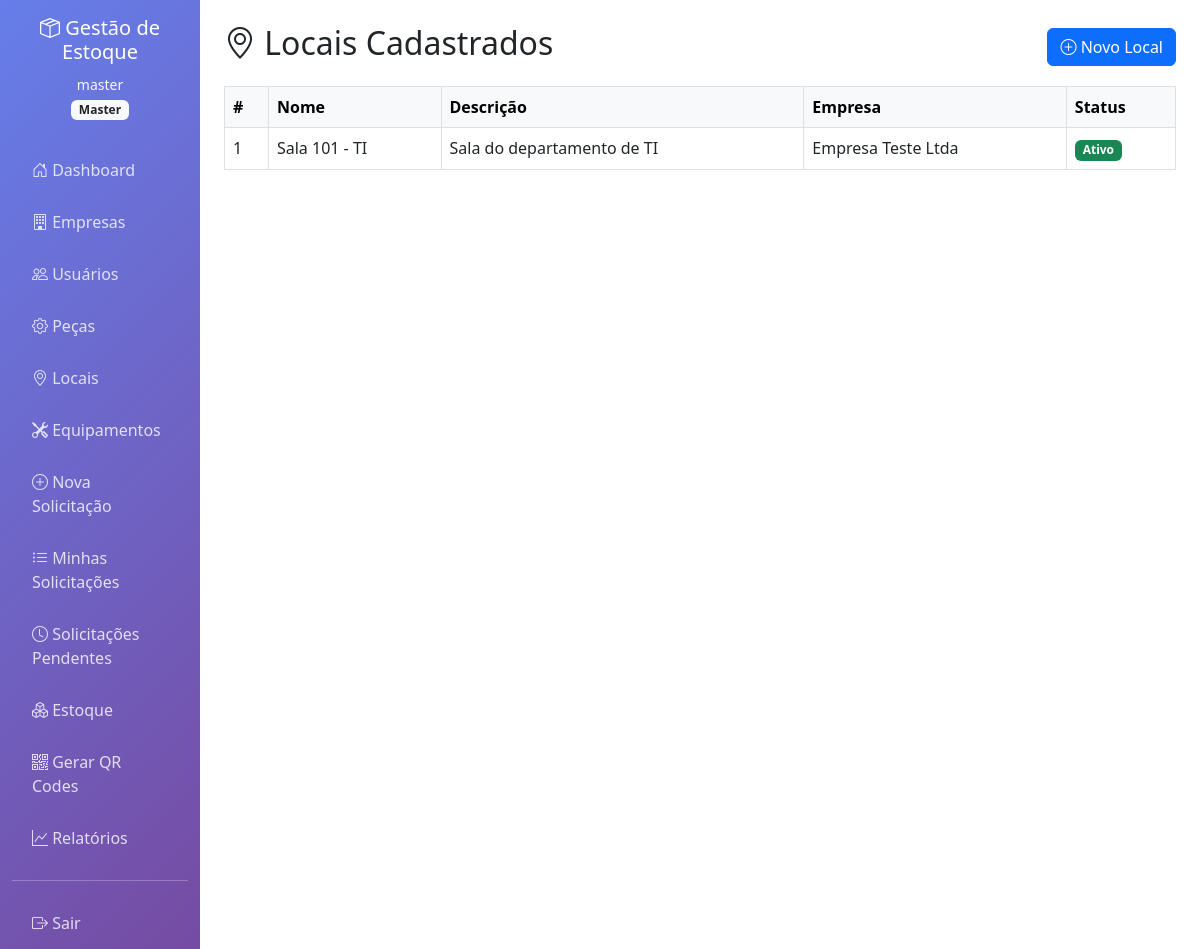
The page /locations (signed in) on the database as committed earlier.
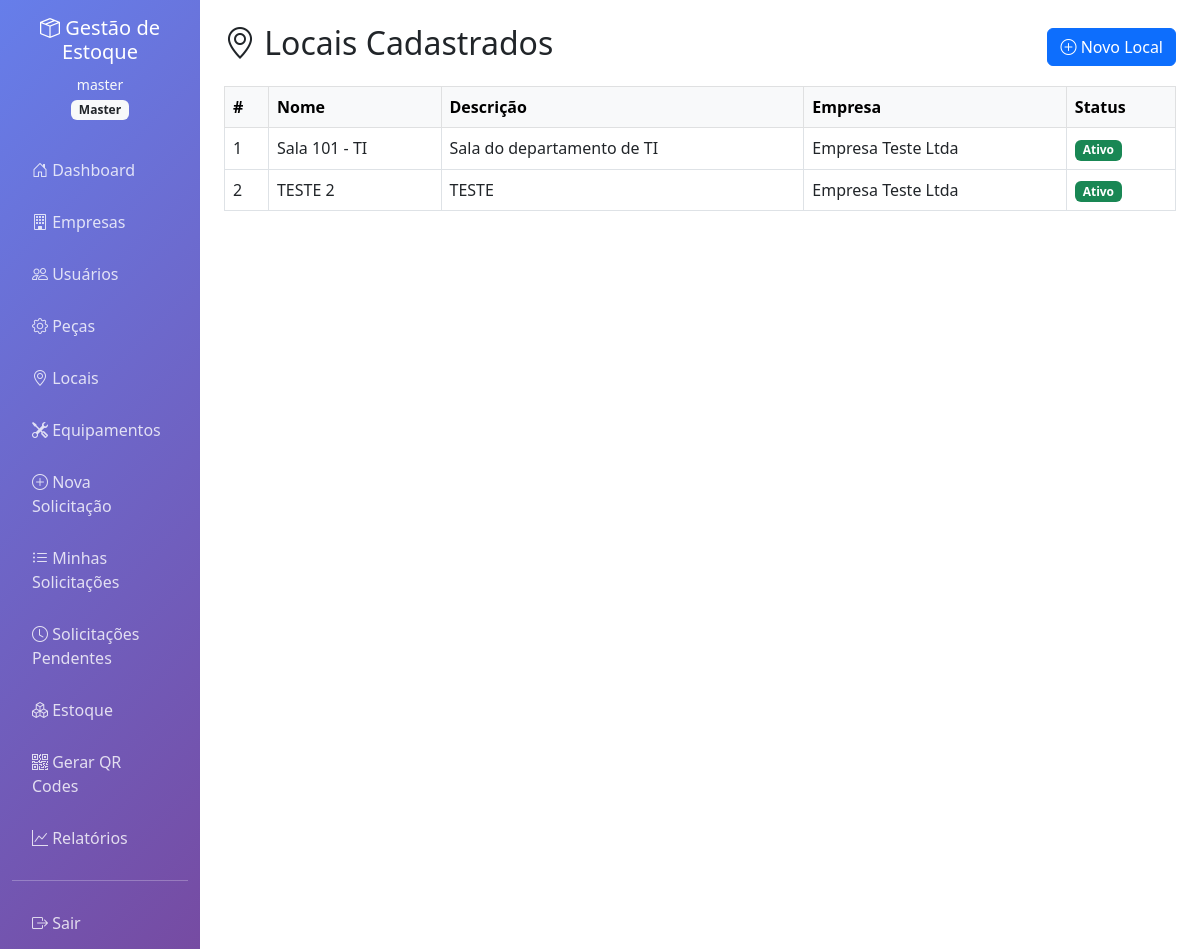
The same page on the database as committed later.
### app.py (models this page shows)
class Location(db.Model):
    id = db.Column(db.Integer, primary_key=True)
    name = db.Column(db.String(100), nullable=False)
    description = db.Column(db.Text)
    company_id = db.Column(db.Integer, db.ForeignKey('company.id'), nullable=False)
    is_active = db.Column(db.Boolean, default=True)
    company = db.relationship('Company', backref='locations')

class Company(db.Model):
    id = db.Column(db.Integer, primary_key=True)
    name = db.Column(db.String(100), nullable=False)
    cnpj = db.Column(db.String(20), unique=True)
    address = db.Column(db.Text)
    contact_email = db.Column(db.String(120))
    is_active = db.Column(db.Boolean, default=True)
    created_at = db.Column(db.DateTime, default=datetime.utcnow)

### app.py (the view)
@app.route('/locations')
@login_required
@role_required('master', 'admin')
def manage_locations():
    if current_user.role == 'master':
        locations = Location.query.filter_by(is_active=True).all()
    else:
        locations = Location.query.filter_by(company_id=current_user.company_id, is_active=True).all()
    return render_template('locations.html', locations=locations)

### app.py (called while the page is built)
@app.context_processor
def inject_now():
    return {'now': datetime.utcnow()}

def role_required(*roles):
    def decorator(f):
        @wraps(f)
        def decorated_function(*args, **kwargs):
            if not current_user.is_authenticated or current_user.role not in roles:
                flash('Acesso negado. Você não tem permissão para acessar esta página.', 'error')
                return redirect(url_for('dashboard'))
            return f(*args, **kwargs)
        return decorated_function
    return decorator

@login_manager.user_loader
def load_user(user_id):
    return User.query.get(int(user_id))

### templates/locations.html (shortened to what this page needs)
{% extends 'base.html' %}
{% block content %}
<div class="d-flex justify-content-between align-items-center mt-4 mb-3">
    <h2><i class="bi bi-geo-alt"></i> Locais Cadastrados</h2>
    <a href="{{ url_for('new_location') }}" class="btn btn-primary">
        <i class="bi bi-plus-circle"></i> Novo Local
    </a>
</div>
{% if locations %}
<div class="table-responsive">
    <table class="table table-hover table-bordered align-middle">
        <thead class="table-light">
            <tr>
                <th>#</th>
                <th>Nome</th>
                <th>Descrição</th>
                {% if current_user.role == 'master' %}
                <th>Empresa</th>
                {% endif %}
                <th>Status</th>
            </tr>
        </thead>
        <tbody>
            {% for location in locations %}
            <tr>
                <td>{{ location.id }}</td>
                <td>{{ location.name }}</td>
                <td>{{ location.description or '-' }}</td>
                {% if current_user.role == 'master' %}
                <td>{{ location.company.name }}</td>
                {% endif %}
                <td>
                    {% if location.is_active %}
                    <span class="badge bg-success">Ativo</span>
                    {% else %}
                    <span class="badge bg-danger">Inativo</span>
                    {% endif %}
                </td>
            </tr>
            {% endfor %}
        </tbody>
    </table>
</div>
{% else %}
<div class="alert alert-info">
    Nenhum local cadastrado ainda.
</div>
{% endif %}
{% endblock %}

Rows that differ between the two databases and show on the page:
added Location: id "2", name "TESTE 2", description "TESTE", company.name "Empresa Teste Ltda", is_active "Ativo"
